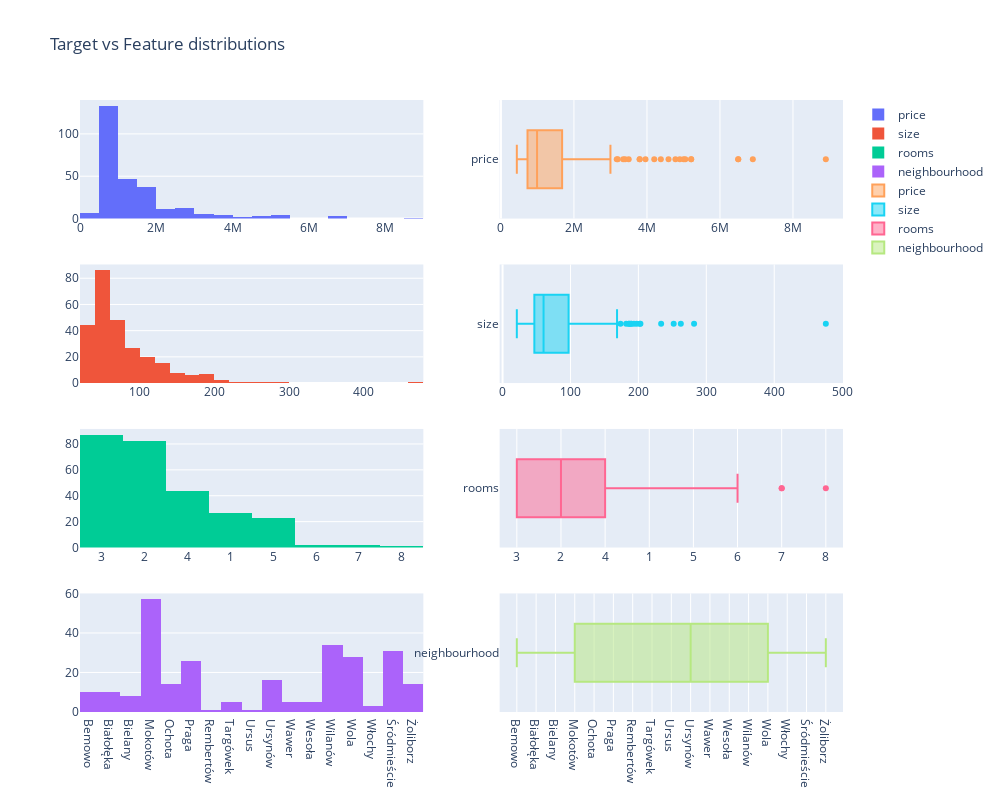

This figure's notebook cell:
### Code cell
cols = ['price', 'size', 'rooms', 'neighbourhood']
df_copy = df_copy[cols]
df_copy['rooms'] = df_copy['rooms'].apply(lambda x : str(x))

#Use plotly to create a figure with n rows and 2 columns
fig = make_subplots(rows=df_copy.shape[1], cols=2)

#Create a loop for histogram plots
for i, col in enumerate(df_copy.columns):
    fig.add_trace(go.Histogram(x=df_copy[col], name=col), row=i+1, col=1)

#Create a loop for box plots
for i, col in enumerate(df_copy.columns):
    fig.add_trace(go.Box(x=df_copy[col], name=col), row=i+1, col=2)

#Adjust the height, width, and title of the layout
fig.update_layout(height=200 * df_copy.shape[1], width=1000, title_text="Target vs Feature distributions")
fig.show()

housing_corr = df_copy.corr(numeric_only = True)
housing_corr.style.background_gradient(cmap='RdYlGn').format('{:,.2f}')

mask = np.zeros_like(housing_corr)
mask[np.triu_indices_from(mask)] = True

sns.heatmap(housing_corr, mask=mask, annot=True, cmap='RdYlGn')

num = df_copy.select_dtypes(np.number).drop('price', axis=1)
num_scaled = pd.DataFrame(StandardScaler().fit_transform(num), columns=num.columns)

cat = df_copy.select_dtypes(object)
cat_encoded = pd.get_dummies(cat, drop_first=True)

df_copy_processed = pd.concat([num_scaled, cat_encoded], axis=1)
display(df_copy_processed.head())

X = df_copy_processed
y = df_copy['price']

X_train, X_test, y_train, y_test = train_test_split(X, y, test_size=0.2, random_state=2)

model = linear_model.LinearRegression()
result = model.fit(X_train, y_train)

pred = model.predict(X_test)
mse = mean_squared_error(y_test, pred)
r2 = r2_score(y_test, pred)

print(pred, mse, r2)

### Figure 1 — Plotly figure (JSON) as saved in the notebook; plotly's stock layout.template omitted (floating-point values rounded to 4 significant figures; data arrays with more than 128 entries replaced by an {"elided": "..."} marker saying what was removed)
{"data": [{"name": "price", "type": "histogram", "x": {"elided": "268 int values"}, "xaxis": "x", "yaxis": "y"}, {"name": "size", "type": "histogram", "x": {"elided": "268 float values"}, "xaxis": "x3", "yaxis": "y3"}, {"name": "rooms", "type": "histogram", "x": {"elided": "268 str values"}, "xaxis": "x5", "yaxis": "y5"}, {"name": "neighbourhood", "type": "histogram", "x": {"elided": "268 str values"}, "xaxis": "x7", "yaxis": "y7"}, {"name": "price", "type": "box", "x": {"elided": "268 int values"}, "xaxis": "x2", "yaxis": "y2"}, {"name": "size", "type": "box", "x": {"elided": "268 float values"}, "xaxis": "x4", "yaxis": "y4"}, {"name": "rooms", "type": "box", "x": {"elided": "268 str values"}, "xaxis": "x6", "yaxis": "y6"}, {"name": "neighbourhood", "type": "box", "x": {"elided": "268 str values"}, "xaxis": "x8", "yaxis": "y8"}], "layout": {"height": 800, "title": {"text": "Target vs Feature distributions"}, "width": 1000, "xaxis": {"anchor": "y", "domain": [0, 0.45]}, "xaxis2": {"anchor": "y2", "domain": [0.55, 1]}, "xaxis3": {"anchor": "y3", "domain": [0, 0.45]}, "xaxis4": {"anchor": "y4", "domain": [0.55, 1]}, "xaxis5": {"anchor": "y5", "domain": [0, 0.45]}, "xaxis6": {"anchor": "y6", "domain": [0.55, 1]}, "xaxis7": {"anchor": "y7", "domain": [0, 0.45]}, "xaxis8": {"anchor": "y8", "domain": [0.55, 1]}, "yaxis": {"anchor": "x", "domain": [0.8063, 1]}, "yaxis2": {"anchor": "x2", "domain": [0.8063, 1]}, "yaxis3": {"anchor": "x3", "domain": [0.5375, 0.7312]}, "yaxis4": {"anchor": "x4", "domain": [0.5375, 0.7312]}, "yaxis5": {"anchor": "x5", "domain": [0.2687, 0.4625]}, "yaxis6": {"anchor": "x6", "domain": [0.2687, 0.4625]}, "yaxis7": {"anchor": "x7", "domain": [0, 0.1938]}, "yaxis8": {"anchor": "x8", "domain": [0, 0.1938]}}}
